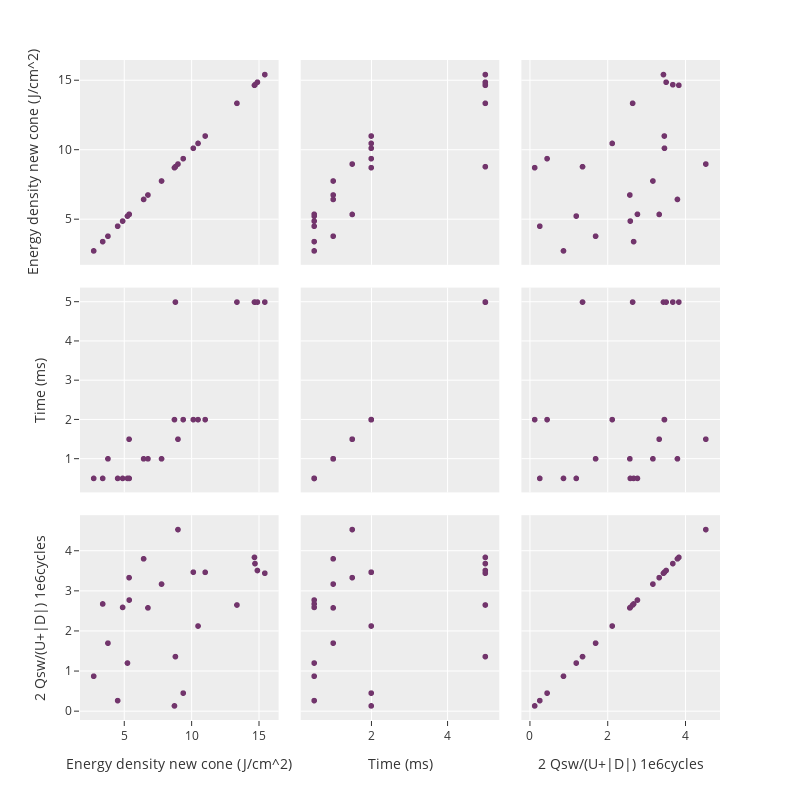

The cell this chart's notebook holds for it:
### Code cell
fe_data = read_dat()
print(fe_data)
display_data(fe_data)

### Figure 1 — Plotly figure (JSON) as saved in the notebook; plotly's stock layout.template omitted (floating-point values rounded to 4 significant figures)
{"data": [{"dimensions": [{"axis": {"matches": true}, "label": "Energy density new cone (J/cm^2)", "values": [2.73, 3.4, 3.79, 6.44, 5.36, 8.99, 8.8, 14.67, 5.24, 14.89, 10.13, 4.51, 5.37, 4.88, 6.76, 7.77, 8.73, 9.38, 10.48, 11.01, 14.71, 15.44, 13.37]}, {"axis": {"matches": true}, "label": "Time (ms)", "values": [0.5, 0.5, 1, 1, 1.5, 1.5, 5, 5, 0.5, 5, 2, 0.5, 0.5, 0.5, 1, 1, 2, 2, 2, 2, 5, 5, 5]}, {"axis": {"matches": true}, "label": "2 Qsw/(U+|D|) 1e6cycles", "values": [0.873, 2.677, 1.699, 3.805, 3.335, 4.535, 1.363, 3.841, 1.201, 3.514, 3.471, 0.2633, 2.775, 2.591, 2.58, 3.174, 0.1315, 0.4512, 2.127, 3.468, 3.686, 3.446, 2.652]}], "hovertemplate": "%{xaxis.title.text}=%{x}<br>%{yaxis.title.text}=%{y}<extra></extra>", "legendgroup": "", "marker": {"color": "#72356c", "symbol": "circle"}, "name": "", "showlegend": false, "type": "splom"}], "layout": {"legend": {"tracegroupgap": 0}, "margin": {"t": 60}, "dragmode": "select", "width": 800, "height": 800}}
